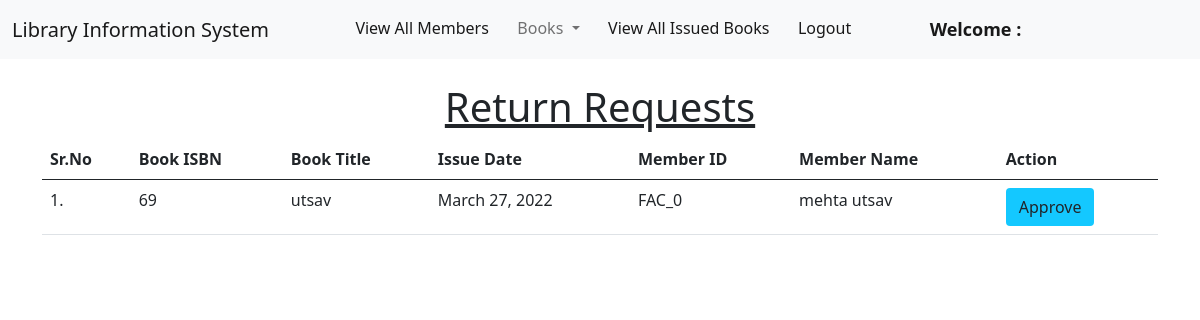
The page /staff/approve_return_request/ on the database as committed earlier.
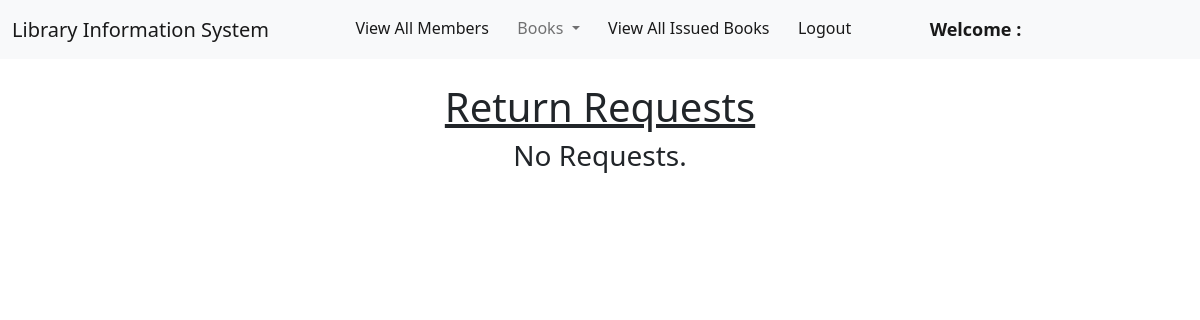
The same page on the database as committed later.
### book/models.py (models this page shows, shortened)
class Book(models.Model):
    title = models.CharField(max_length=200)
    author = models.CharField(max_length=200)
    isbn = models.CharField(max_length= 15)
    rack_number = models.CharField(max_length= 10)
    issue_date = models.DateField(null= True)
    date_added = models.DateField(null=True)
    return_requested = models.BooleanField(default=False)
    issue_member = models.ForeignKey("member.Member", on_delete = models.SET_NULL, null = True)

### member/models.py (models this page shows, shortened)
class Member(models.Model):
    user = models.OneToOneField(User, on_delete=models.CASCADE)
    book_limit = models.IntegerField()
    insti_id = models.CharField(max_length=15, null = True, default= None)
    book_duration = models.IntegerField()
    reserved_book = models.ForeignKey(Book,on_delete=models.SET_NULL, null=True, default=None)
    reserve_datetime = models.DateTimeField(null = True)
    issue_history = models.CharField(max_length = 500, null = True)

### staff/views.py (the view)
# urls.py: path("approve_return_request/", views.approve_return_request, name="approve_return_request"),
def approve_return_request(request, msg=""):
    books = Book.objects.filter(return_requested=True)
    return render(request, "staff/approve_return_request.html", {'books': books, 'navbar_extends': "staff/clerk_navbar.html", 'alert': msg})

### staff/templates/staff/approve_return_request.html (shortened to what this page needs)
{% extends navbar_extends %} {% load static %}
{% block body%}
<div class="container mt-4">
  <h1 class="text-center"><u>Return Requests</u></h1>
  {% if books|length == 0 %}
  <h3 class="text-center">No Requests.</h3>
  {% else %}
  <table class="table table-hover" id="example">
    <thead>
      <tr>
        <th>Sr.No</th>
        <th>Book ISBN</th>
        <th>Book Title</th>
        <th>Issue Date</th>
        <th>Member ID</th>
        <th>Member Name</th>
        <th>Action</th>
      </tr>
    </thead>
    <tbody>
      {% for book in books %}
        <tr>
            <td>{{forloop.counter}}.</td>
            <td>{{book.isbn}}</td>
            <td>{{book.title}}</td>
            <td>{{book.issue_date}}</td>
            <td>{{book.issue_member.user.username}}</td>
            <td>{{book.issue_member.user.get_full_name}}</td>
            <td>
            <a href="/staff/return_book_approved/{{book.id}}/" class="btn btn-approve">Approve</a>
            </td>
        </tr>
      {% endfor %}
    </tbody>
  </table>
  {% endif %}
</div>
{% endblock %}

Rows that differ between the two databases and show on the page:
no longer on this page (row edited): Book: isbn "69", title "utsav", issue_date "March 27, 2022", issue_member.user.username "FAC_0", issue_member.user.get_full_name "mehta utsav"
Other text that changed with them:
text no longer shown: "Sr.No Book ISBN Book Title Issue Date Member ID Member Name Action"
text now shown: "No Requests."
